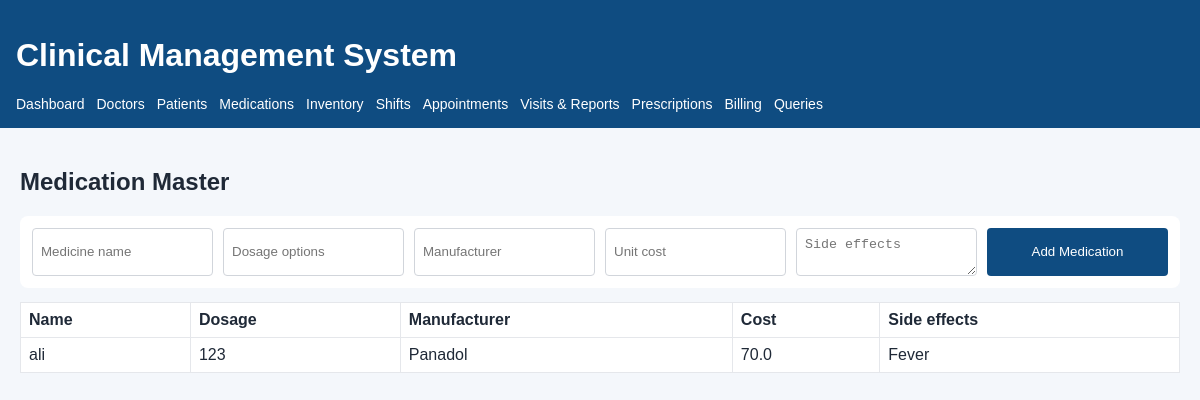
/medications, run on the app's committed database.
### app/models.py (models this page shows)
class Medication(db.Model):
    __tablename__ = "medications"
    id = db.Column(db.Integer, primary_key=True)
    name = db.Column(db.String(120), nullable=False, unique=True)
    dosage_options = db.Column(db.String(255), nullable=False)
    side_effects = db.Column(db.Text)
    manufacturer = db.Column(db.String(120))
    unit_cost = db.Column(db.Float, nullable=False, default=0.0)
    inventory_batches = db.relationship("InventoryBatch", back_populates="medication", cascade="all, delete-orphan")
    prescription_items = db.relationship("PrescriptionItem", back_populates="medication")

### app/routes.py (the view, shortened to what this page needs)
@main_bp.route("/medications", methods=["GET", "POST"])
def medications():
    return render_template("medications.html", medications=Medication.query.order_by(Medication.name).all())

### app/templates/medications.html
{% extends "base.html" %}
{% block content %}
<h2>Medication Master</h2>
<form method="post" class="grid-form">
    <input name="name" placeholder="Medicine name" required>
    <input name="dosage_options" placeholder="Dosage options" required>
    <input name="manufacturer" placeholder="Manufacturer">
    <input name="unit_cost" type="number" step="0.01" placeholder="Unit cost" required>
    <textarea name="side_effects" placeholder="Side effects"></textarea>
    <button type="submit">Add Medication</button>
</form>
<table>
    <tr><th>Name</th><th>Dosage</th><th>Manufacturer</th><th>Cost</th><th>Side effects</th></tr>
    {% for medication in medications %}
    <tr>
        <td>{{ medication.name }}</td>
        <td>{{ medication.dosage_options }}</td>
        <td>{{ medication.manufacturer }}</td>
        <td>{{ medication.unit_cost }}</td>
        <td>{{ medication.side_effects }}</td>
    </tr>
    {% endfor %}
</table>
{% endblock %}

### app/static/styles.css (style rules this page uses)
body { margin: 0; font-family: Arial, sans-serif; background: #f4f7fb; color: #1f2937; }
form { background: #fff; padding: 12px; border-radius: 8px; margin-bottom: 14px; }
.grid-form { display: grid; grid-template-columns: repeat(auto-fit, minmax(180px, 1fr)); gap: 10px; }
input, select, textarea, button { padding: 8px; border: 1px solid #d1d5db; border-radius: 4px; }
button { background: #0f4c81; color: #fff; border: none; cursor: pointer; }
table { width: 100%; border-collapse: collapse; background: #fff; margin-bottom: 14px; }
th, td { border: 1px solid #e5e7eb; padding: 8px; text-align: left; vertical-align: top; }

### data on the page
Medication: name "ali", dosage_options "123", manufacturer "Panadol", unit_cost "70.0", side_effects "Fever"
